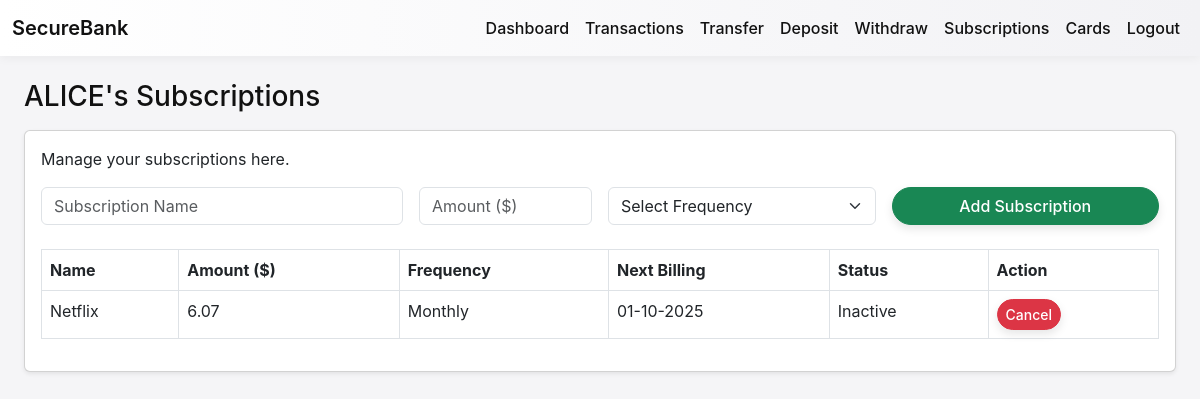
Before: /subscription (signed in) with the older database file.
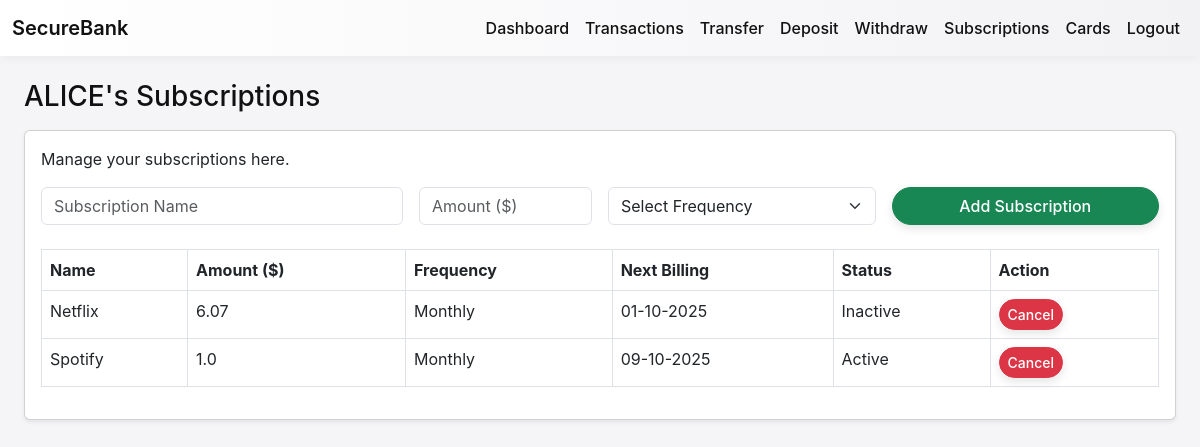
After: the same page with the newer database file.
### app/models/models.py (models this page shows)
class Subscription(db.Model):
    __tablename__ = 'subscription'
    id = db.Column(db.Integer, primary_key=True)
    user_id = db.Column(db.Integer, db.ForeignKey('login.id'), nullable=False)
    name = db.Column(db.String(120), nullable=False)
    amount = db.Column(db.Float, nullable=False)
    frequency = db.Column(db.String(20), nullable=False)
    active = db.Column(db.Boolean, default=True)
    created_at = db.Column(db.DateTime, default=datetime.utcnow)
    next_billing_date = db.Column(db.DateTime, nullable=True)
    last_billed_date = db.Column(db.DateTime, nullable=True)

### app/routes.py (the view, shortened to what this page needs)
@main.route('/subscription', methods=['GET','POST'])
def subscription_view():
    if 'user_id' not in session:
        flash('Please login first.', 'warning')
        return redirect(url_for('main.login_view'))
    user_id = session['user_id']
    subs = Subscription.query.filter_by(user_id=user_id).all()
    return render_template('subscription.html', subscriptions=subs, username=session['username'])

### app/templates/subscription.html (shortened to what this page needs)
{% extends 'base.html' %}
{% block content %}
<div class="container mt-4">
  <h3>{{ username | upper }}'s Subscriptions</h3>
  <div class="card shadow-sm mt-3">
    <div class="card-body">
      <p>Manage your subscriptions here.</p>
      <form method="POST" class="row g-3 mb-4">
        <div class="col-md-4">
          <input type="text" class="form-control" name="name" placeholder="Subscription Name" required>
        </div>
        <div class="col-md-2">
          <input type="number" step="0.01" class="form-control" name="amount" placeholder="Amount ($)" required>
        </div>
        <div class="col-md-3">
          <select class="form-select" name="frequency" required>
            <option value="">Select Frequency</option>
          </select>
        </div>
        <div class="col-md-3">
          <button type="submit" class="btn btn-success w-100">Add Subscription</button>
        </div>
      </form>
      <table class="table table-bordered">
        <thead>
          <tr>
            <th>Name</th>
            <th>Amount ($)</th>
            <th>Frequency</th>
            <th>Next Billing</th>
            <th>Status</th>
            <th>Action</th>
          </tr>
        </thead>
        <tbody>
          {% if subscriptions %}
            {% for sub in subscriptions %}
            <tr>
              <td>{{ sub.name }}</td>
              <td>{{ sub.amount }}</td>
              <td>{{ sub.frequency }}</td>
              <td>{{ sub.next_billing_date.strftime('%d-%m-%Y') if sub.next_billing_date else 'N/A' }}</td>
              <td>{{ 'Active' if sub.active else 'Inactive' }}</td>
              <td>
                <a href="{{ url_for('main.delete_subscription_view', sub_id=sub.id) }}"
                   class="btn btn-sm btn-danger"
                   onclick="return confirm('Are you sure you want to cancel this subscription?');">
                   Cancel
                </a>
              </td>
            </tr>
            {% endfor %}
          {% else %}
            <tr>
              <td colspan="6" class="text-center text-muted">No subscriptions yet. Add one above!</td>
            </tr>
          {% endif %}
        </tbody>
      </table>
    </div>
  </div>
</div>
{% endblock %}

Changed rows visible on the page:
added Subscription: name "Spotify", amount "1.0", frequency "Monthly", next_billing_date "09-10-2025", active "Active"
